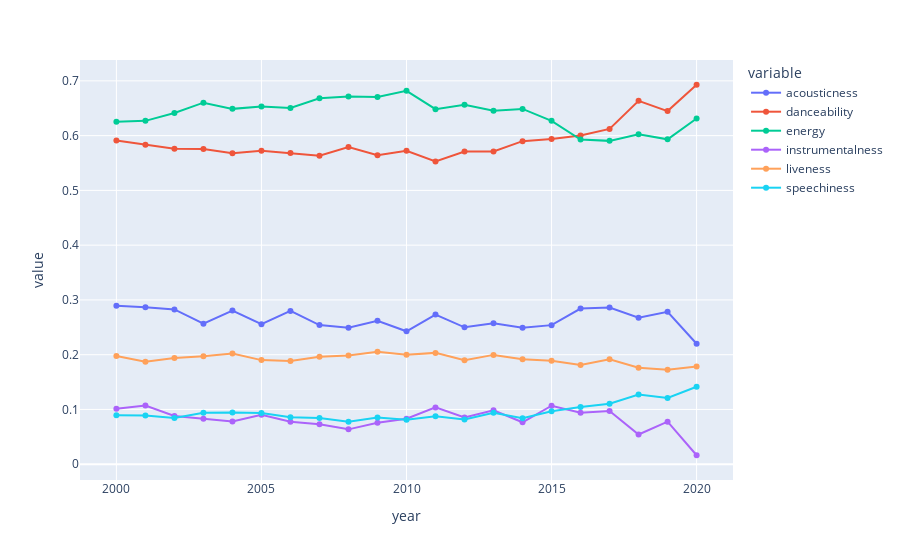

Notebook code for this chart:
### Code cell
import plotly.express as plx
plx.line(data_year, x='year', y=data_year.columns[[2,3,5,6,7,9]].tolist(), markers=True)

### Figure 1 — Plotly figure (JSON) as saved in the notebook; plotly's stock layout.template omitted (floating-point values rounded to 4 significant figures)
{"data": [{"hovertemplate": "variable=acousticness<br>year=%{x}<br>value=%{y}<extra></extra>", "legendgroup": "acousticness", "line": {"color": "#636efa", "dash": "solid"}, "marker": {"symbol": "circle"}, "mode": "markers+lines", "name": "acousticness", "orientation": "v", "showlegend": true, "type": "scatter", "x": [2000, 2001, 2002, 2003, 2004, 2005, 2006, 2007, 2008, 2009, 2010, 2011, 2012, 2013, 2014, 2015, 2016, 2017, 2018, 2019, 2020], "xaxis": "x", "y": [0.2893, 0.2868, 0.2826, 0.2565, 0.2806, 0.2558, 0.28, 0.2541, 0.2492, 0.2619, 0.2427, 0.2732, 0.25, 0.2575, 0.2493, 0.254, 0.2842, 0.2861, 0.2676, 0.2783, 0.2199], "yaxis": "y"}, {"hovertemplate": "variable=danceability<br>year=%{x}<br>value=%{y}<extra></extra>", "legendgroup": "danceability", "line": {"color": "#EF553B", "dash": "solid"}, "marker": {"symbol": "circle"}, "mode": "markers+lines", "name": "danceability", "orientation": "v", "showlegend": true, "type": "scatter", "x": [2000, 2001, 2002, 2003, 2004, 2005, 2006, 2007, 2008, 2009, 2010, 2011, 2012, 2013, 2014, 2015, 2016, 2017, 2018, 2019, 2020], "xaxis": "x", "y": [0.5909, 0.5833, 0.5762, 0.5758, 0.5677, 0.5723, 0.5682, 0.5634, 0.5792, 0.5642, 0.5725, 0.5529, 0.5709, 0.5711, 0.5899, 0.5938, 0.6002, 0.6122, 0.6635, 0.6448, 0.6929], "yaxis": "y"}, {"hovertemplate": "variable=energy<br>year=%{x}<br>value=%{y}<extra></extra>", "legendgroup": "energy", "line": {"color": "#00cc96", "dash": "solid"}, "marker": {"symbol": "circle"}, "mode": "markers+lines", "name": "energy", "orientation": "v", "showlegend": true, "type": "scatter", "x": [2000, 2001, 2002, 2003, 2004, 2005, 2006, 2007, 2008, 2009, 2010, 2011, 2012, 2013, 2014, 2015, 2016, 2017, 2018, 2019, 2020], "xaxis": "x", "y": [0.6254, 0.627, 0.6413, 0.6602, 0.6489, 0.6532, 0.6503, 0.6683, 0.6715, 0.6707, 0.6818, 0.6483, 0.6566, 0.6456, 0.6488, 0.6271, 0.5929, 0.5904, 0.6024, 0.5932, 0.6312], "yaxis": "y"}, {"hovertemplate": "variable=instrumentalness<br>year=%{x}<br>value=%{y}<extra></extra>", "legendgroup": "instrumentalness", "line": {"color": "#ab63fa", "dash": "solid"}, "marker": {"symbol": "circle"}, "mode": "markers+lines", "name": "instrumentalness", "orientation": "v", "showlegend": true, "type": "scatter", "x": [2000, 2001, 2002, 2003, 2004, 2005, 2006, 2007, 2008, 2009, 2010, 2011, 2012, 2013, 2014, 2015, 2016, 2017, 2018, 2019, 2020], "xaxis": "x", "y": [0.1012, 0.1072, 0.08805, 0.08305, 0.07793, 0.09019, 0.0777, 0.07296, 0.06366, 0.07587, 0.08298, 0.1038, 0.08521, 0.09837, 0.07657, 0.1068, 0.09398, 0.09709, 0.05422, 0.07764, 0.01638], "yaxis": "y"}, {"hovertemplate": "variable=liveness<br>year=%{x}<br>value=%{y}<extra></extra>", "legendgroup": "liveness", "line": {"color": "#FFA15A", "dash": "solid"}, "marker": {"symbol": "circle"}, "mode": "markers+lines", "name": "liveness", "orientation": "v", "showlegend": true, "type": "scatter", "x": [2000, 2001, 2002, 2003, 2004, 2005, 2006, 2007, 2008, 2009, 2010, 2011, 2012, 2013, 2014, 2015, 2016, 2017, 2018, 2019, 2020], "xaxis": "x", "y": [0.1977, 0.187, 0.1939, 0.197, 0.2022, 0.1901, 0.1883, 0.1961, 0.1984, 0.2053, 0.1997, 0.2033, 0.1897, 0.1996, 0.1918, 0.1889, 0.1812, 0.1917, 0.1763, 0.1726, 0.1785], "yaxis": "y"}, {"hovertemplate": "variable=speechiness<br>year=%{x}<br>value=%{y}<extra></extra>", "legendgroup": "speechiness", "line": {"color": "#19d3f3", "dash": "solid"}, "marker": {"symbol": "circle"}, "mode": "markers+lines", "name": "speechiness", "orientation": "v", "showlegend": true, "type": "scatter", "x": [2000, 2001, 2002, 2003, 2004, 2005, 2006, 2007, 2008, 2009, 2010, 2011, 2012, 2013, 2014, 2015, 2016, 2017, 2018, 2019, 2020], "xaxis": "x", "y": [0.08921, 0.08918, 0.08431, 0.09393, 0.09424, 0.09333, 0.08585, 0.08435, 0.07736, 0.08546, 0.08103, 0.08748, 0.08174, 0.09385, 0.08406, 0.09678, 0.1043, 0.1105, 0.1272, 0.121, 0.1414], "yaxis": "y"}], "layout": {"legend": {"title": {"text": "variable"}, "tracegroupgap": 0}, "margin": {"t": 60}, "xaxis": {"anchor": "y", "domain": [0, 1], "title": {"text": "year"}}, "yaxis": {"anchor": "x", "domain": [0, 1], "title": {"text": "value"}}}}
